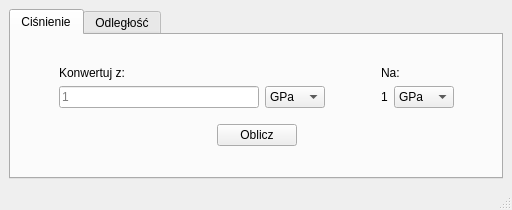
<?xml version="1.0" encoding="UTF-8"?>
<ui version="4.0">
 <class>MainWindow</class>
 <widget class="QMainWindow" name="MainWindow">
  <property name="geometry">
   <rect>
    <x>0</x>
    <y>0</y>
    <width>512</width>
    <height>210</height>
   </rect>
  </property>
  <property name="windowTitle">
   <string>MainWindow</string>
  </property>
  <widget class="QWidget" name="centralwidget">
   <layout class="QGridLayout" name="gridLayout">
    <item row="0" column="1">
     <widget class="QTabWidget" name="tabWidget">
      <property name="currentIndex">
       <number>0</number>
      </property>
      <widget class="QWidget" name="pressTab">
       <attribute name="title">
        <string>Ciśnienie</string>
       </attribute>
       <layout class="QHBoxLayout" name="horizontalLayout_6">
        <item>
         <spacer name="horizontalSpacer">
          <property name="orientation">
           <enum>Qt::Horizontal</enum>
          </property>
          <property name="sizeType">
           <enum>QSizePolicy::MinimumExpanding</enum>
          </property>
          <property name="sizeHint" stdset="0">
           <size>
            <width>20</width>
            <height>20</height>
           </size>
          </property>
         </spacer>
        </item>
        <item>
         <layout class="QVBoxLayout" name="verticalLayout_3">
          <item>
           <spacer name="verticalSpacer">
            <property name="orientation">
             <enum>Qt::Vertical</enum>
            </property>
            <property name="sizeHint" stdset="0">
             <size>
              <width>20</width>
              <height>40</height>
             </size>
            </property>
           </spacer>
          </item>
          <item>
           <layout class="QHBoxLayout" name="horizontalLayout_4">
            <item>
             <layout class="QVBoxLayout" name="verticalLayout">
              <property name="sizeConstraint">
               <enum>QLayout::SetMinimumSize</enum>
              </property>
              <item>
               <widget class="QLabel" name="label_3">
                <property name="text">
                 <string>Konwertuj z:</string>
                </property>
               </widget>
              </item>
              <item>
               <layout class="QHBoxLayout" name="horizontalLayout">
                <item>
                 <widget class="QLineEdit" name="pconvInput">
                  <property name="sizePolicy">
                   <sizepolicy hsizetype="Fixed" vsizetype="Fixed">
                    <horstretch>0</horstretch>
                    <verstretch>0</verstretch>
                   </sizepolicy>
                  </property>
                  <property name="minimumSize">
                   <size>
                    <width>200</width>
                    <height>0</height>
                   </size>
                  </property>
                  <property name="maximumSize">
                   <size>
                    <width>200</width>
                    <height>16777215</height>
                   </size>
                  </property>
                  <property name="text">
                   <string/>
                  </property>
                  <property name="maxLength">
                   <number>30</number>
                  </property>
                  <property name="placeholderText">
                   <string>1</string>
                  </property>
                 </widget>
                </item>
                <item>
                 <widget class="QComboBox" name="pconvFrom">
                  <property name="sizePolicy">
                   <sizepolicy hsizetype="Fixed" vsizetype="Fixed">
                    <horstretch>0</horstretch>
                    <verstretch>0</verstretch>
                   </sizepolicy>
                  </property>
                  <property name="minimumSize">
                   <size>
                    <width>60</width>
                    <height>0</height>
                   </size>
                  </property>
                  <property name="maximumSize">
                   <size>
                    <width>60</width>
                    <height>16777215</height>
                   </size>
                  </property>
                  <item>
                   <property name="text">
                    <string>GPa</string>
                   </property>
                  </item>
                  <item>
                   <property name="text">
                    <string>MPa</string>
                   </property>
                  </item>
                  <item>
                   <property name="text">
                    <string>kPa</string>
                   </property>
                  </item>
                  <item>
                   <property name="text">
                    <string>hPa</string>
                   </property>
                  </item>
                  <item>
                   <property name="text">
                    <string>Pa</string>
                   </property>
                  </item>
                  <item>
                   <property name="text">
                    <string>mBar</string>
                   </property>
                  </item>
                  <item>
                   <property name="text">
                    <string>atm</string>
                   </property>
                  </item>
                 </widget>
                </item>
               </layout>
              </item>
             </layout>
            </item>
            <item>
             <spacer name="horizontalSpacer_3">
              <property name="orientation">
               <enum>Qt::Horizontal</enum>
              </property>
              <property name="sizeType">
               <enum>QSizePolicy::Fixed</enum>
              </property>
              <property name="sizeHint" stdset="0">
               <size>
                <width>50</width>
                <height>20</height>
               </size>
              </property>
             </spacer>
            </item>
            <item>
             <layout class="QVBoxLayout" name="verticalLayout_2">
              <property name="sizeConstraint">
               <enum>QLayout::SetMinimumSize</enum>
              </property>
              <item>
               <widget class="QLabel" name="label">
                <property name="text">
                 <string>Na:</string>
                </property>
               </widget>
              </item>
              <item>
               <layout class="QHBoxLayout" name="horizontalLayout_3">
                <property name="sizeConstraint">
                 <enum>QLayout::SetMinimumSize</enum>
                </property>
                <item>
                 <widget class="QLabel" name="pconvOutput">
                  <property name="sizePolicy">
                   <sizepolicy hsizetype="Minimum" vsizetype="Preferred">
                    <horstretch>0</horstretch>
                    <verstretch>0</verstretch>
                   </sizepolicy>
                  </property>
                  <property name="minimumSize">
                   <size>
                    <width>0</width>
                    <height>0</height>
                   </size>
                  </property>
                  <property name="maximumSize">
                   <size>
                    <width>16777215</width>
                    <height>16777215</height>
                   </size>
                  </property>
                  <property name="text">
                   <string>1</string>
                  </property>
                 </widget>
                </item>
                <item>
                 <widget class="QComboBox" name="pconvTo">
                  <property name="sizePolicy">
                   <sizepolicy hsizetype="Fixed" vsizetype="Fixed">
                    <horstretch>0</horstretch>
                    <verstretch>0</verstretch>
                   </sizepolicy>
                  </property>
                  <property name="minimumSize">
                   <size>
                    <width>60</width>
                    <height>0</height>
                   </size>
                  </property>
                  <property name="maximumSize">
                   <size>
                    <width>60</width>
                    <height>16777215</height>
                   </size>
                  </property>
                  <item>
                   <property name="text">
                    <string>GPa</string>
                   </property>
                  </item>
                  <item>
                   <property name="text">
                    <string>MPa</string>
                   </property>
                  </item>
                  <item>
                   <property name="text">
                    <string>kPa</string>
                   </property>
                  </item>
                  <item>
                   <property name="text">
                    <string>hPa</string>
                   </property>
                  </item>
                  <item>
                   <property name="text">
                    <string>Pa</string>
                   </property>
                  </item>
                  <item>
                   <property name="text">
                    <string>mBar</string>
                   </property>
                  </item>
                  <item>
                   <property name="text">
                    <string>atm</string>
                   </property>
                  </item>
                 </widget>
                </item>
               </layout>
              </item>
             </layout>
            </item>
           </layout>
          </item>
          <item>
           <spacer name="verticalSpacer_2">
            <property name="orientation">
             <enum>Qt::Vertical</enum>
            </property>
            <property name="sizeType">
             <enum>QSizePolicy::Fixed</enum>
            </property>
            <property name="sizeHint" stdset="0">
             <size>
              <width>10</width>
              <height>10</height>
             </size>
            </property>
           </spacer>
          </item>
          <item>
           <layout class="QHBoxLayout" name="horizontalLayout_5">
            <item>
             <spacer name="horizontalSpacer_4">
              <property name="orientation">
               <enum>Qt::Horizontal</enum>
              </property>
              <property name="sizeHint" stdset="0">
               <size>
                <width>40</width>
                <height>20</height>
               </size>
              </property>
             </spacer>
            </item>
            <item>
             <widget class="QPushButton" name="pcalcBtn">
              <property name="text">
               <string>Oblicz</string>
              </property>
             </widget>
            </item>
            <item>
             <spacer name="horizontalSpacer_9">
              <property name="orientation">
               <enum>Qt::Horizontal</enum>
              </property>
              <property name="sizeHint" stdset="0">
               <size>
                <width>40</width>
                <height>20</height>
               </size>
              </property>
             </spacer>
            </item>
           </layout>
          </item>
          <item>
           <spacer name="verticalSpacer_3">
            <property name="orientation">
             <enum>Qt::Vertical</enum>
            </property>
            <property name="sizeHint" stdset="0">
             <size>
              <width>20</width>
              <height>40</height>
             </size>
            </property>
           </spacer>
          </item>
         </layout>
        </item>
        <item>
         <spacer name="horizontalSpacer_2">
          <property name="orientation">
           <enum>Qt::Horizontal</enum>
          </property>
          <property name="sizeType">
           <enum>QSizePolicy::MinimumExpanding</enum>
          </property>
          <property name="sizeHint" stdset="0">
           <size>
            <width>20</width>
            <height>20</height>
           </size>
          </property>
         </spacer>
        </item>
       </layout>
      </widget>
      <widget class="QWidget" name="lenTab">
       <attribute name="title">
        <string>Odległość</string>
       </attribute>
       <layout class="QHBoxLayout" name="horizontalLayout_10">
        <item>
         <spacer name="horizontalSpacer_7">
          <property name="orientation">
           <enum>Qt::Horizontal</enum>
          </property>
          <property name="sizeType">
           <enum>QSizePolicy::MinimumExpanding</enum>
          </property>
          <property name="sizeHint" stdset="0">
           <size>
            <width>20</width>
            <height>20</height>
           </size>
          </property>
         </spacer>
        </item>
        <item>
         <layout class="QVBoxLayout" name="verticalLayout_4">
          <item>
           <spacer name="verticalSpacer_4">
            <property name="orientation">
             <enum>Qt::Vertical</enum>
            </property>
            <property name="sizeHint" stdset="0">
             <size>
              <width>20</width>
              <height>40</height>
             </size>
            </property>
           </spacer>
          </item>
          <item>
           <layout class="QHBoxLayout" name="horizontalLayout_7">
            <item>
             <layout class="QVBoxLayout" name="verticalLayout_5">
              <property name="sizeConstraint">
               <enum>QLayout::SetMinimumSize</enum>
              </property>
              <item>
               <widget class="QLabel" name="label_4">
                <property name="text">
                 <string>Konwertuj z:</string>
                </property>
               </widget>
              </item>
              <item>
               <layout class="QHBoxLayout" name="horizontalLayout_2">
                <item>
                 <widget class="QLineEdit" name="lconvInput">
                  <property name="sizePolicy">
                   <sizepolicy hsizetype="Fixed" vsizetype="Fixed">
                    <horstretch>0</horstretch>
                    <verstretch>0</verstretch>
                   </sizepolicy>
                  </property>
                  <property name="minimumSize">
                   <size>
                    <width>200</width>
                    <height>0</height>
                   </size>
                  </property>
                  <property name="maximumSize">
                   <size>
                    <width>200</width>
                    <height>16777215</height>
                   </size>
                  </property>
                  <property name="text">
                   <string/>
                  </property>
                  <property name="maxLength">
                   <number>30</number>
                  </property>
                  <property name="placeholderText">
                   <string>1</string>
                  </property>
                 </widget>
                </item>
                <item>
                 <widget class="QComboBox" name="lconvFrom">
                  <property name="sizePolicy">
                   <sizepolicy hsizetype="Fixed" vsizetype="Fixed">
                    <horstretch>0</horstretch>
                    <verstretch>0</verstretch>
                   </sizepolicy>
                  </property>
                  <property name="minimumSize">
                   <size>
                    <width>60</width>
                    <height>0</height>
                   </size>
                  </property>
                  <property name="maximumSize">
                   <size>
                    <width>60</width>
                    <height>16777215</height>
                   </size>
                  </property>
                  <item>
                   <property name="text">
                    <string>km</string>
                   </property>
                  </item>
                  <item>
                   <property name="text">
                    <string>m</string>
                   </property>
                  </item>
                  <item>
                   <property name="text">
                    <string>dm</string>
                   </property>
                  </item>
                  <item>
                   <property name="text">
                    <string>cm</string>
                   </property>
                  </item>
                  <item>
                   <property name="text">
                    <string>mm</string>
                   </property>
                  </item>
                  <item>
                   <property name="text">
                    <string>in</string>
                   </property>
                  </item>
                  <item>
                   <property name="text">
                    <string>ft</string>
                   </property>
                  </item>
                  <item>
                   <property name="text">
                    <string>yd</string>
                   </property>
                  </item>
                  <item>
                   <property name="text">
                    <string>mi</string>
                   </property>
                  </item>
                  <item>
                   <property name="text">
                    <string>liga</string>
                   </property>
                  </item>
                 </widget>
                </item>
               </layout>
              </item>
             </layout>
            </item>
            <item>
             <spacer name="horizontalSpacer_5">
              <property name="orientation">
               <enum>Qt::Horizontal</enum>
              </property>
              <property name="sizeType">
               <enum>QSizePolicy::Fixed</enum>
              </property>
              <property name="sizeHint" stdset="0">
               <size>
                <width>50</width>
                <height>20</height>
               </size>
              </property>
             </spacer>
            </item>
            <item>
             <layout class="QVBoxLayout" name="verticalLayout_6">
              <property name="sizeConstraint">
               <enum>QLayout::SetMinimumSize</enum>
              </property>
              <item>
               <widget class="QLabel" name="label_2">
                <property name="text">
                 <string>Na:</string>
                </property>
               </widget>
              </item>
              <item>
               <layout class="QHBoxLayout" name="horizontalLayout_8">
                <property name="sizeConstraint">
                 <enum>QLayout::SetMinimumSize</enum>
                </property>
                <item>
                 <widget class="QLabel" name="lconvOutput">
                  <property name="sizePolicy">
                   <sizepolicy hsizetype="Minimum" vsizetype="Preferred">
                    <horstretch>0</horstretch>
                    <verstretch>0</verstretch>
                   </sizepolicy>
                  </property>
                  <property name="minimumSize">
                   <size>
                    <width>0</width>
                    <height>0</height>
                   </size>
                  </property>
                  <property name="maximumSize">
                   <size>
                    <width>16777215</width>
                    <height>16777215</height>
                   </size>
                  </property>
                  <property name="text">
                   <string>1</string>
                  </property>
                 </widget>
                </item>
                <item>
                 <widget class="QComboBox" name="lconvTo">
                  <property name="sizePolicy">
                   <sizepolicy hsizetype="Fixed" vsizetype="Fixed">
                    <horstretch>0</horstretch>
                    <verstretch>0</verstretch>
                   </sizepolicy>
                  </property>
                  <property name="minimumSize">
                   <size>
                    <width>60</width>
                    <height>0</height>
                   </size>
                  </property>
                  <property name="maximumSize">
                   <size>
                    <width>60</width>
                    <height>16777215</height>
                   </size>
                  </property>
                  <item>
                   <property name="text">
                    <string>km</string>
                   </property>
                  </item>
                  <item>
                   <property name="text">
                    <string>m</string>
                   </property>
                  </item>
                  <item>
                   <property name="text">
                    <string>dm</string>
                   </property>
                  </item>
                  <item>
                   <property name="text">
                    <string>cm</string>
                   </property>
                  </item>
                  <item>
                   <property name="text">
                    <string>mm</string>
                   </property>
                  </item>
                  <item>
                   <property name="text">
                    <string>in</string>
                   </property>
                  </item>
                  <item>
                   <property name="text">
                    <string>ft</string>
                   </property>
                  </item>
                  <item>
                   <property name="text">
                    <string>yd</string>
                   </property>
                  </item>
                  <item>
                   <property name="text">
                    <string>mi</string>
                   </property>
                  </item>
                  <item>
                   <property name="text">
                    <string>liga</string>
                   </property>
                  </item>
                 </widget>
                </item>
               </layout>
              </item>
             </layout>
            </item>
           </layout>
          </item>
          <item>
           <spacer name="verticalSpacer_5">
            <property name="orientation">
             <enum>Qt::Vertical</enum>
            </property>
            <property name="sizeType">
             <enum>QSizePolicy::Fixed</enum>
            </property>
            <property name="sizeHint" stdset="0">
             <size>
              <width>10</width>
              <height>10</height>
             </size>
            </property>
           </spacer>
          </item>
          <item>
           <layout class="QHBoxLayout" name="horizontalLayout_9">
            <item>
             <spacer name="horizontalSpacer_6">
              <property name="orientation">
               <enum>Qt::Horizontal</enum>
              </property>
              <property name="sizeHint" stdset="0">
               <size>
                <width>40</width>
                <height>20</height>
               </size>
              </property>
             </spacer>
            </item>
            <item>
             <widget class="QPushButton" name="lcalcBtn">
              <property name="text">
               <string>Oblicz</string>
              </property>
             </widget>
            </item>
            <item>
             <spacer name="horizontalSpacer_10">
              <property name="orientation">
               <enum>Qt::Horizontal</enum>
              </property>
              <property name="sizeHint" stdset="0">
               <size>
                <width>40</width>
                <height>20</height>
               </size>
              </property>
             </spacer>
            </item>
           </layout>
          </item>
          <item>
           <spacer name="verticalSpacer_6">
            <property name="orientation">
             <enum>Qt::Vertical</enum>
            </property>
            <property name="sizeHint" stdset="0">
             <size>
              <width>20</width>
              <height>40</height>
             </size>
            </property>
           </spacer>
          </item>
         </layout>
        </item>
        <item>
         <spacer name="horizontalSpacer_8">
          <property name="orientation">
           <enum>Qt::Horizontal</enum>
          </property>
          <property name="sizeType">
           <enum>QSizePolicy::MinimumExpanding</enum>
          </property>
          <property name="sizeHint" stdset="0">
           <size>
            <width>20</width>
            <height>20</height>
           </size>
          </property>
         </spacer>
        </item>
       </layout>
      </widget>
     </widget>
    </item>
   </layout>
  </widget>
  <widget class="QMenuBar" name="menubar">
   <property name="geometry">
    <rect>
     <x>0</x>
     <y>0</y>
     <width>512</width>
     <height>21</height>
    </rect>
   </property>
  </widget>
  <widget class="QStatusBar" name="statusbar"/>
 </widget>
 <resources/>
 <connections/>
</ui>
